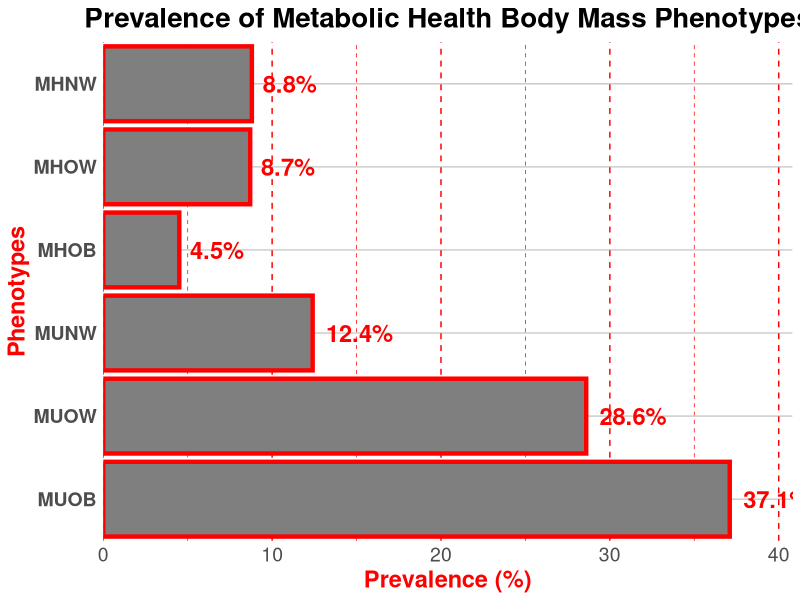
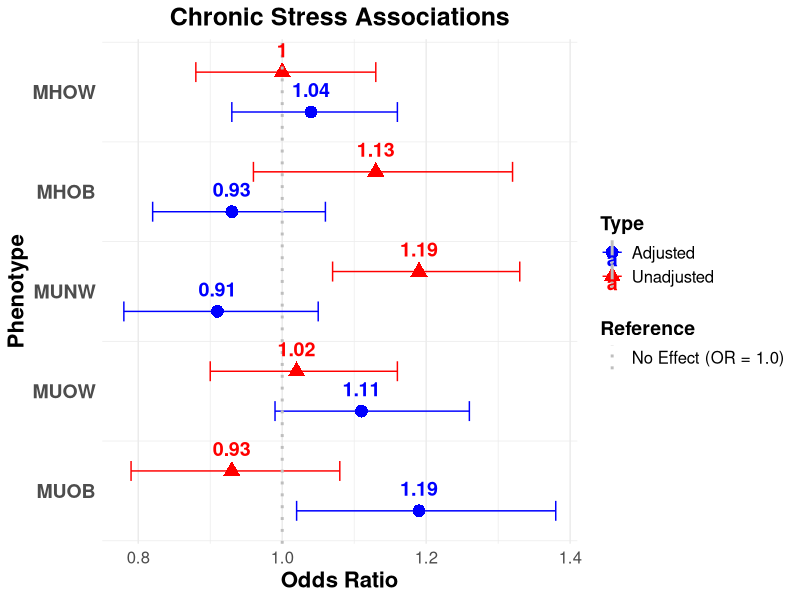
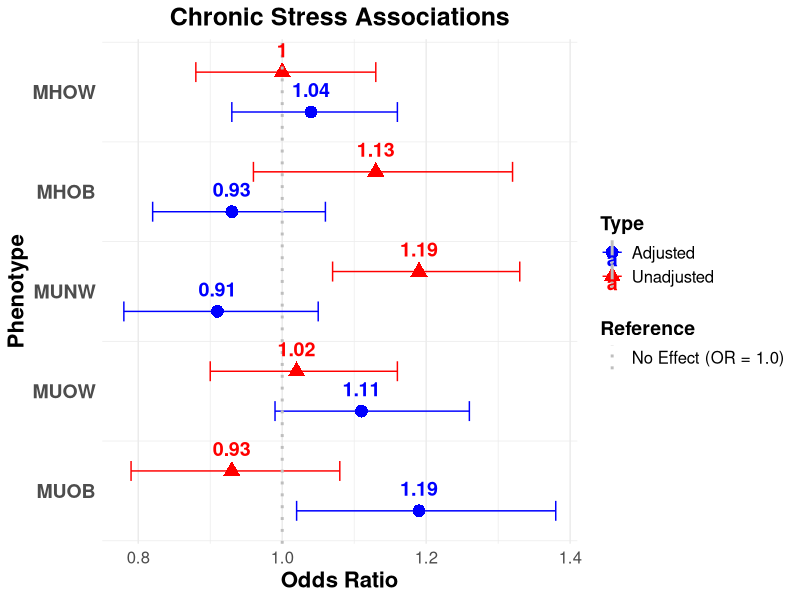

The R source for these figures, in order:

#BAR CHART

library(ggplot2)

# Creating the data
data <- data.frame(
  Phenotype = c("MHNW", "MHOW", "MHOB", "MUNW", "MUOW", "MUOB"),
  Prevalence = c(8.8, 8.7, 4.5, 12.4, 28.6, 37.1)
)

# Setting the correct order of the phenotypes to match the original figure
data$Phenotype <- factor(data$Phenotype, levels = c("MUOB", "MUOW", "MUNW", "MHOB", "MHOW", "MHNW"))

ggplot(data, aes(x = Prevalence, y = Phenotype)) +
  geom_bar(stat = "identity", fill = "gray50", color = "red", size = 1.5) +
  geom_text(aes(label = paste0(Prevalence, "%")), 
            color = "red", 
            size = 6, 
            hjust = -0.2,
            fontface = "bold") +
  theme_minimal() +
  theme(
    axis.title.y = element_text(color = "red", size = 17, face = "bold"),
    axis.title.x = element_text(color = "red", size = 17, face = "bold"),
    axis.text.x = element_text(size = 14),
    axis.text.y = element_text(size = 14, face = "bold"),
    panel.grid.major.x = element_line(color = "red", linetype = "dashed"),
    panel.grid.minor.x = element_line(color = "red", linetype = "dashed"),
    panel.grid.major.y = element_line(color = "gray80"),
    panel.grid.minor.y = element_blank(),
    plot.title = element_text(color = "black", size = 20, face = "bold", hjust = 0.5)
  ) +
  labs(
    x = "Prevalence (%)",
    y = "Phenotypes",
    title = "Prevalence of Metabolic Health Body Mass Phenotypes"
  ) +
  scale_x_continuous(expand = expansion(mult = c(0, 0.1))) +
  scale_y_discrete(expand = expansion(mult = c(0.1, 0.1)))





#FOREST PLOT FOR CHRONIC STRESS: THOMAS PLEASE HELP!

library(ggplot2)

# Creating the dataset here
data <- data.frame(
  Phenotype = c("MHOW", "MHOB", "MUNW", "MUOW", "MUOB"),
  Odds_Ratio = c(0.93, 1.19, 1.02, 1.11, 1.19),
  CI_Lower = c(0.79, 1.02, 0.9, 0.99, 1.07),
  CI_Upper = c(1.08, 1.38, 1.16, 1.26, 1.33),
  Adjusted_Odds_Ratio = c(0.91, 1.13, 0.93, 1.00, 1.04),
  Adj_CI_Lower = c(0.78, 0.96, 0.82, 0.88, 0.93),
  Adj_CI_Upper = c(1.05, 1.32, 1.06, 1.13, 1.16)
)


plot_data <- data.frame(
  Phenotype = rep(data$Phenotype, each = 2),
  Type = rep(c("Unadjusted", "Adjusted"), times = nrow(data)),
  Odds_Ratio = c(data$Odds_Ratio, data$Adjusted_Odds_Ratio),
  CI_Lower = c(data$CI_Lower, data$Adj_CI_Lower),
  CI_Upper = c(data$CI_Upper, data$Adj_CI_Upper)
)


plot_data$y_position <- rep(seq(from = 1, by = 1, length.out = nrow(data)), each = 2)
plot_data$y_position <- ifelse(plot_data$Type == "Unadjusted", 
                               plot_data$y_position + 0.2, 
                               plot_data$y_position - 0.2)

forest_plot <- ggplot(plot_data, aes(x = Odds_Ratio, y = y_position, shape = Type, color = Type)) +
  geom_point(size = 4) +
  geom_errorbarh(aes(xmin = CI_Lower, xmax = CI_Upper), height = 0.2) +
  scale_shape_manual(values = c(16, 17)) + # Circle for Unadjusted, Triangle for Adjusted
  scale_color_manual(values = c("blue", "red")) +
  geom_vline(aes(xintercept = 1, linetype = "No Effect (OR = 1.0)"), 
             color = "grey", size = 1, show.legend = TRUE) +
  scale_linetype_manual(name = "Reference", values = "dotted") +
  theme_minimal() +
  labs(title = "Chronic Stress Associations",
       x = "Odds Ratio",
       y = "Phenotype",
       shape = "Type",
       color = "Type") +
  scale_y_continuous(breaks = seq(1, nrow(data), 1), 
                     labels = rev(data$Phenotype)) +
  theme(
    panel.grid.major.y = element_blank(),
    plot.title = element_text(hjust = 0.5, size = 18, face = "bold"), # Ensure title is centered and bold
    axis.title.x = element_text(size = 16, face = "bold"), # Bold and large x-axis title
    axis.title.y = element_text(size = 16, face = "bold"), # Bold and large y-axis title
    axis.text.y = element_text(size = 14, face = "bold"), # Bold and large y-axis labels
    axis.text.x = element_text(size = 12), # Larger x-axis text
    legend.title = element_text(size = 14, face = "bold"), # Bold legend title
    legend.text = element_text(size = 12) # Larger legend text
  ) +
  geom_text(aes(label = round(Odds_Ratio, 2)), vjust = -1, size = 5, fontface = "bold")


print(forest_plot)


ggsave("Chronic_Stress_Associations.png", plot = forest_plot, 
       width = 10, height = 6, dpi = 300, bg = "white")


